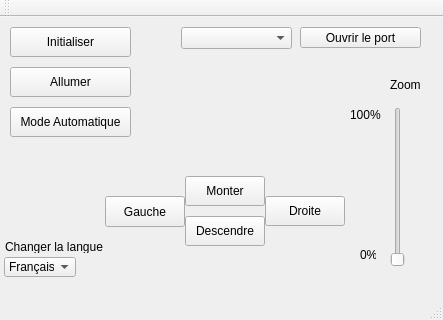
<?xml version="1.0" encoding="UTF-8"?>
<ui version="4.0">
 <class>CameraDeSurveillanceClass</class>
 <widget class="QMainWindow" name="CameraDeSurveillanceClass">
  <property name="geometry">
   <rect>
    <x>0</x>
    <y>0</y>
    <width>443</width>
    <height>320</height>
   </rect>
  </property>
  <property name="windowTitle">
   <string>CameraDeSurveillance</string>
  </property>
  <widget class="QWidget" name="centralWidget">
   <widget class="QPushButton" name="powerbutton">
    <property name="geometry">
     <rect>
      <x>10</x>
      <y>50</y>
      <width>121</width>
      <height>30</height>
     </rect>
    </property>
    <property name="text">
     <string>Allumer</string>
    </property>
   </widget>
   <widget class="QPushButton" name="initbutton">
    <property name="geometry">
     <rect>
      <x>10</x>
      <y>10</y>
      <width>121</width>
      <height>30</height>
     </rect>
    </property>
    <property name="text">
     <string>Initialiser</string>
    </property>
   </widget>
   <widget class="QPushButton" name="autobutton">
    <property name="geometry">
     <rect>
      <x>10</x>
      <y>90</y>
      <width>121</width>
      <height>30</height>
     </rect>
    </property>
    <property name="text">
     <string>Mode Automatique</string>
    </property>
   </widget>
   <widget class="QPushButton" name="moveUpButton">
    <property name="geometry">
     <rect>
      <x>185</x>
      <y>159</y>
      <width>80</width>
      <height>30</height>
     </rect>
    </property>
    <property name="text">
     <string>Monter</string>
    </property>
   </widget>
   <widget class="QPushButton" name="moveLeftButton">
    <property name="geometry">
     <rect>
      <x>105</x>
      <y>179</y>
      <width>80</width>
      <height>31</height>
     </rect>
    </property>
    <property name="text">
     <string>Gauche</string>
    </property>
   </widget>
   <widget class="QPushButton" name="moveRightButon">
    <property name="geometry">
     <rect>
      <x>265</x>
      <y>179</y>
      <width>80</width>
      <height>30</height>
     </rect>
    </property>
    <property name="text">
     <string>Droite</string>
    </property>
   </widget>
   <widget class="QPushButton" name="moveDownButon">
    <property name="geometry">
     <rect>
      <x>185</x>
      <y>199</y>
      <width>80</width>
      <height>30</height>
     </rect>
    </property>
    <property name="text">
     <string>Descendre</string>
    </property>
   </widget>
   <widget class="QPushButton" name="OpenPortButton">
    <property name="geometry">
     <rect>
      <x>300</x>
      <y>10</y>
      <width>121</width>
      <height>21</height>
     </rect>
    </property>
    <property name="text">
     <string>Ouvrir le port</string>
    </property>
   </widget>
   <widget class="QComboBox" name="portChoiceComboBox">
    <property name="geometry">
     <rect>
      <x>181</x>
      <y>10</y>
      <width>111</width>
      <height>22</height>
     </rect>
    </property>
   </widget>
   <widget class="QSlider" name="zoomVerticalSlider">
    <property name="geometry">
     <rect>
      <x>390</x>
      <y>90</y>
      <width>16</width>
      <height>160</height>
     </rect>
    </property>
    <property name="orientation">
     <enum>Qt::Vertical</enum>
    </property>
   </widget>
   <widget class="QLabel" name="label">
    <property name="geometry">
     <rect>
      <x>390</x>
      <y>60</y>
      <width>31</width>
      <height>16</height>
     </rect>
    </property>
    <property name="text">
     <string>Zoom</string>
    </property>
   </widget>
   <widget class="QLabel" name="label_2">
    <property name="geometry">
     <rect>
      <x>350</x>
      <y>90</y>
      <width>31</width>
      <height>16</height>
     </rect>
    </property>
    <property name="text">
     <string>100%</string>
    </property>
   </widget>
   <widget class="QLabel" name="label_3">
    <property name="geometry">
     <rect>
      <x>360</x>
      <y>230</y>
      <width>16</width>
      <height>16</height>
     </rect>
    </property>
    <property name="text">
     <string>0%</string>
    </property>
   </widget>
   <widget class="QLabel" name="portStatusLabel">
    <property name="geometry">
     <rect>
      <x>140</x>
      <y>40</y>
      <width>191</width>
      <height>81</height>
     </rect>
    </property>
    <property name="text">
     <string/>
    </property>
   </widget>
   <widget class="QComboBox" name="ChoseLanguage">
    <property name="geometry">
     <rect>
      <x>4</x>
      <y>240</y>
      <width>72</width>
      <height>20</height>
     </rect>
    </property>
    <item>
     <property name="text">
      <string>Français</string>
     </property>
    </item>
    <item>
     <property name="text">
      <string>English</string>
     </property>
    </item>
    <item>
     <property name="text">
      <string>Deutsch</string>
     </property>
    </item>
    <item>
     <property name="text">
      <string>Arabic</string>
     </property>
    </item>
    <item>
     <property name="text">
      <string>Breizh</string>
     </property>
    </item>
    <item>
     <property name="text">
      <string>Russian</string>
     </property>
    </item>
    <item>
     <property name="text">
      <string>Mandarin</string>
     </property>
    </item>
    <item>
     <property name="text">
      <string>Spanish</string>
     </property>
    </item>
    <item>
     <property name="text">
      <string>Serbian</string>
     </property>
    </item>
    <item>
     <property name="text">
      <string>Latin</string>
     </property>
    </item>
    <item>
     <property name="text">
      <string>Greek</string>
     </property>
    </item>
   </widget>
   <widget class="QLabel" name="label_4">
    <property name="geometry">
     <rect>
      <x>5</x>
      <y>223</y>
      <width>160</width>
      <height>13</height>
     </rect>
    </property>
    <property name="text">
     <string>Changer la langue</string>
    </property>
   </widget>
  </widget>
  <widget class="QMenuBar" name="menuBar">
   <property name="geometry">
    <rect>
     <x>0</x>
     <y>0</y>
     <width>443</width>
     <height>20</height>
    </rect>
   </property>
  </widget>
  <widget class="QToolBar" name="mainToolBar">
   <attribute name="toolBarArea">
    <enum>TopToolBarArea</enum>
   </attribute>
   <attribute name="toolBarBreak">
    <bool>false</bool>
   </attribute>
  </widget>
  <widget class="QStatusBar" name="statusBar"/>
 </widget>
 <layoutdefault spacing="6" margin="11"/>
 <resources>
  <include location="CameraDeSurveillance.qrc"/>
 </resources>
 <connections>
  <connection>
   <sender>OpenPortButton</sender>
   <signal>clicked()</signal>
   <receiver>CameraDeSurveillanceClass</receiver>
   <slot>openPort()</slot>
   <hints>
    <hint type="sourcelabel">
     <x>360</x>
     <y>57</y>
    </hint>
    <hint type="destinationlabel">
     <x>216</x>
     <y>202</y>
    </hint>
   </hints>
  </connection>
  <connection>
   <sender>moveDownButon</sender>
   <signal>clicked()</signal>
   <receiver>CameraDeSurveillanceClass</receiver>
   <slot>MoveDown()</slot>
   <hints>
    <hint type="sourcelabel">
     <x>229</x>
     <y>351</y>
    </hint>
    <hint type="destinationlabel">
     <x>216</x>
     <y>202</y>
    </hint>
   </hints>
  </connection>
  <connection>
   <sender>moveUpButton</sender>
   <signal>clicked()</signal>
   <receiver>CameraDeSurveillanceClass</receiver>
   <slot>MoveUp()</slot>
   <hints>
    <hint type="sourcelabel">
     <x>229</x>
     <y>311</y>
    </hint>
    <hint type="destinationlabel">
     <x>216</x>
     <y>202</y>
    </hint>
   </hints>
  </connection>
  <connection>
   <sender>moveRightButon</sender>
   <signal>clicked()</signal>
   <receiver>CameraDeSurveillanceClass</receiver>
   <slot>MoveRight()</slot>
   <hints>
    <hint type="sourcelabel">
     <x>309</x>
     <y>341</y>
    </hint>
    <hint type="destinationlabel">
     <x>216</x>
     <y>202</y>
    </hint>
   </hints>
  </connection>
  <connection>
   <sender>moveLeftButton</sender>
   <signal>clicked()</signal>
   <receiver>CameraDeSurveillanceClass</receiver>
   <slot>MoveLeft()</slot>
   <hints>
    <hint type="sourcelabel">
     <x>114</x>
     <y>341</y>
    </hint>
    <hint type="destinationlabel">
     <x>216</x>
     <y>202</y>
    </hint>
   </hints>
  </connection>
  <connection>
   <sender>powerbutton</sender>
   <signal>clicked()</signal>
   <receiver>CameraDeSurveillanceClass</receiver>
   <slot>powerON()</slot>
   <hints>
    <hint type="sourcelabel">
     <x>70</x>
     <y>101</y>
    </hint>
    <hint type="destinationlabel">
     <x>216</x>
     <y>202</y>
    </hint>
   </hints>
  </connection>
  <connection>
   <sender>initbutton</sender>
   <signal>clicked()</signal>
   <receiver>CameraDeSurveillanceClass</receiver>
   <slot>camInitialisation()</slot>
   <hints>
    <hint type="sourcelabel">
     <x>70</x>
     <y>61</y>
    </hint>
    <hint type="destinationlabel">
     <x>216</x>
     <y>202</y>
    </hint>
   </hints>
  </connection>
  <connection>
   <sender>autobutton</sender>
   <signal>clicked()</signal>
   <receiver>CameraDeSurveillanceClass</receiver>
   <slot>autoMode()</slot>
   <hints>
    <hint type="sourcelabel">
     <x>70</x>
     <y>141</y>
    </hint>
    <hint type="destinationlabel">
     <x>216</x>
     <y>202</y>
    </hint>
   </hints>
  </connection>
  <connection>
   <sender>ChoseLanguage</sender>
   <signal>currentIndexChanged(int)</signal>
   <receiver>CameraDeSurveillanceClass</receiver>
   <slot>ChangeLanguage()</slot>
   <hints>
    <hint type="sourcelabel">
     <x>39</x>
     <y>286</y>
    </hint>
    <hint type="destinationlabel">
     <x>221</x>
     <y>159</y>
    </hint>
   </hints>
  </connection>
 </connections>
 <slots>
  <slot>camInitialisation()</slot>
  <slot>powerOn()</slot>
  <slot>autoMode()</slot>
  <slot>openPort()</slot>
  <slot>MoveUp()</slot>
  <slot>MoveDown()</slot>
  <slot>MoveRight()</slot>
  <slot>MoveLeft()</slot>
  <slot>ChangeLanguage()</slot>
 </slots>
</ui>
